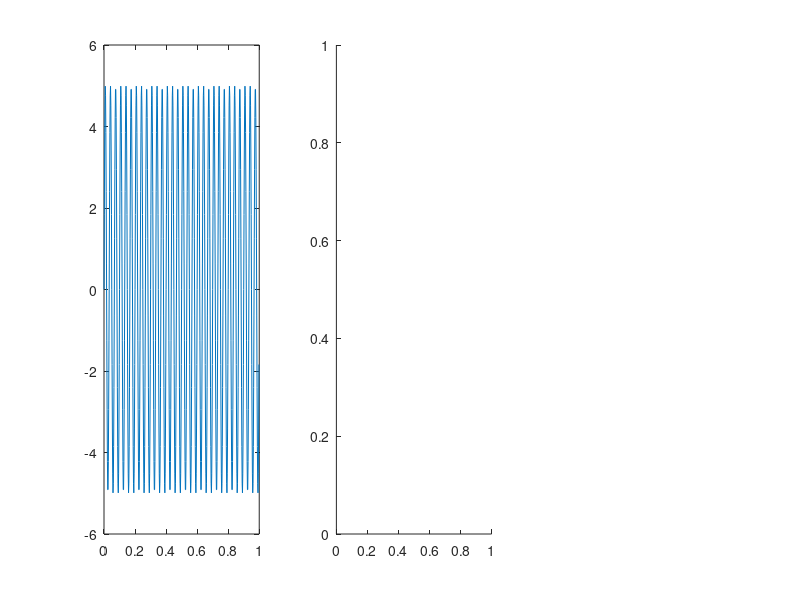

MATLAB code to generate this figure: (Note: this script raises an error after producing the figure.)
clear all;
close all;
clc;
 
samplingRate = 500;
frequency = 33;
amplitude = 5;
dt = 1/samplingRate;
T = 1/frequency;
t = 0:dt:1-dt;
% sineWave = amplitude*sin(2*pi*frequency*t);

for counter = 10:-1:1
    
    frequency = frequency - 3;
    
    sineWave = [];
    sineWave = amplitude*sin(2*pi*frequency*t);
    
    subplot(1,3,1);
    plot(t,sineWave);

    subplot(1,3,2);
    [fftOut fftFreq] =  doFourier(sineWave,samplingRate);
    bar(fftOut(1:30));
    ylim([0 50]);
    title('DECREASING FREQUENCY');

    subplot(1,3,3);
    [wavOut,wavPer,wavFreq] = doWavelet(sineWave,t,[],1,30,30,6,samplingRate);
    surf(squeeze(wavOut));
    shading interp; 
    view(2);
    caxis([0 5]);
    
    pause;
    
end